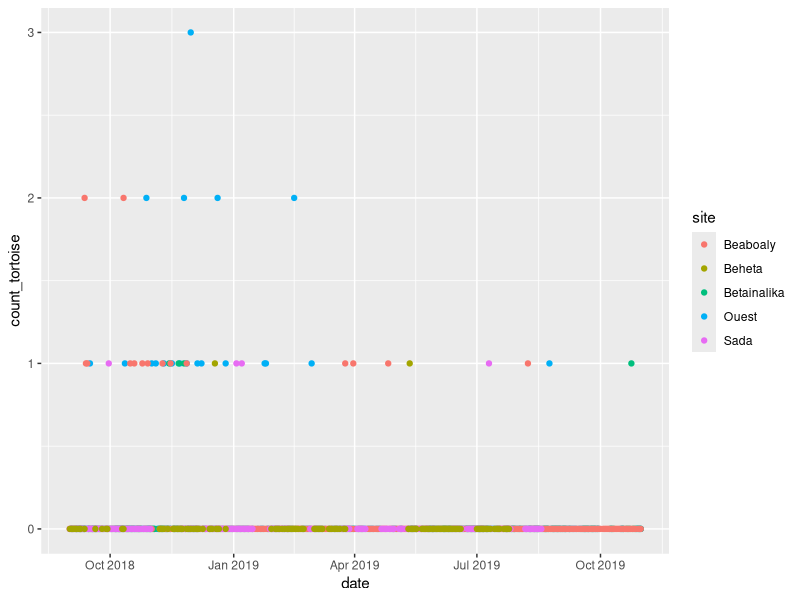
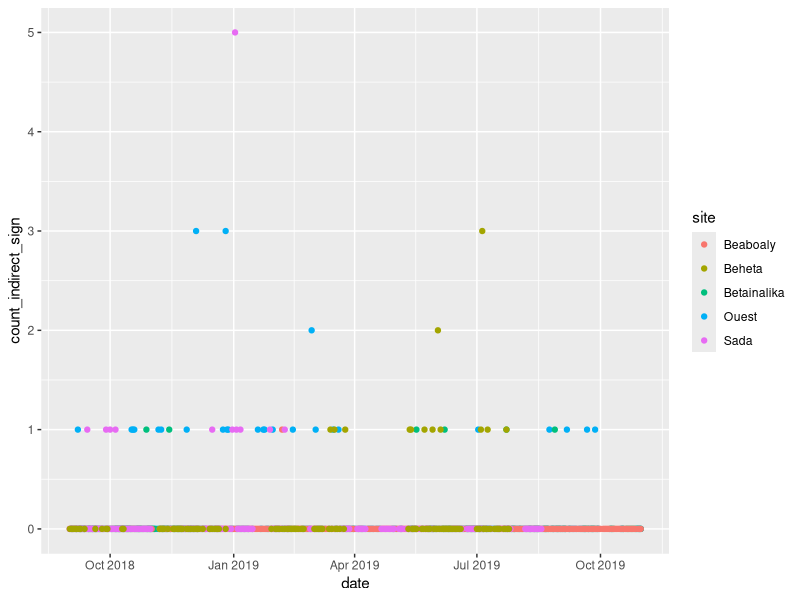
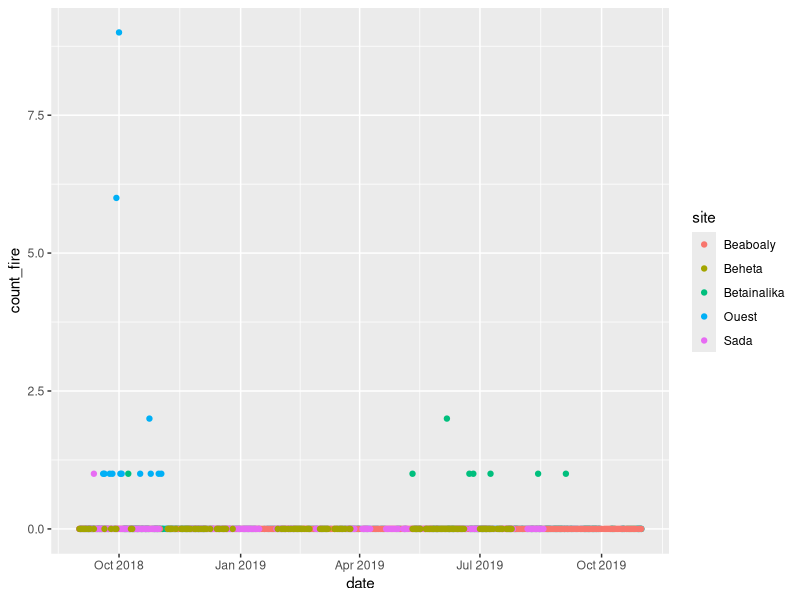
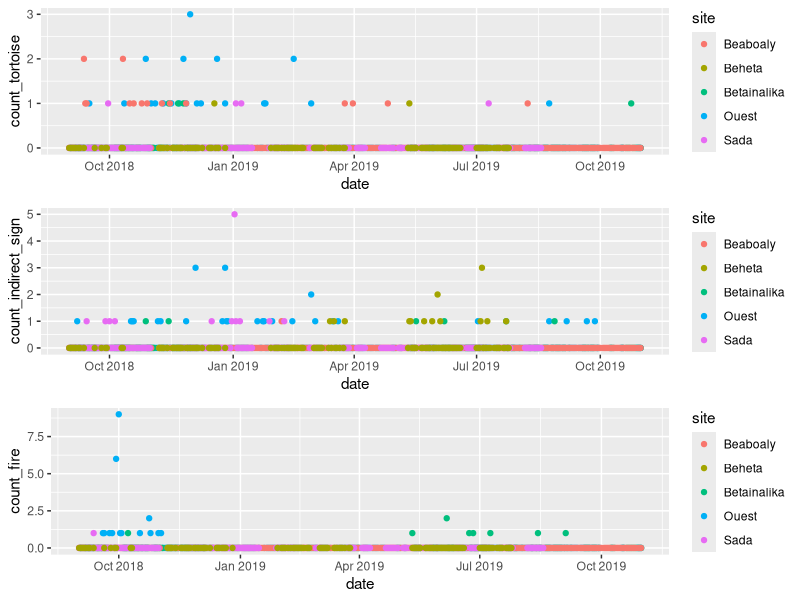
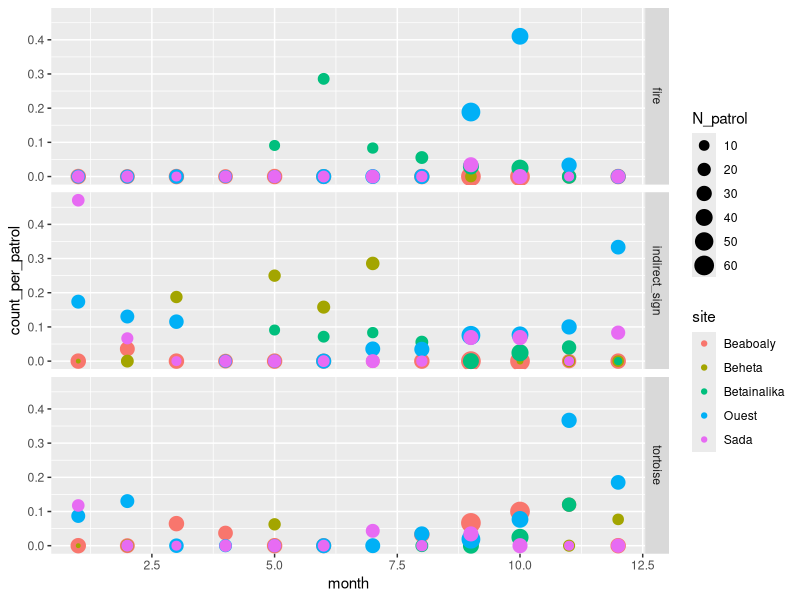
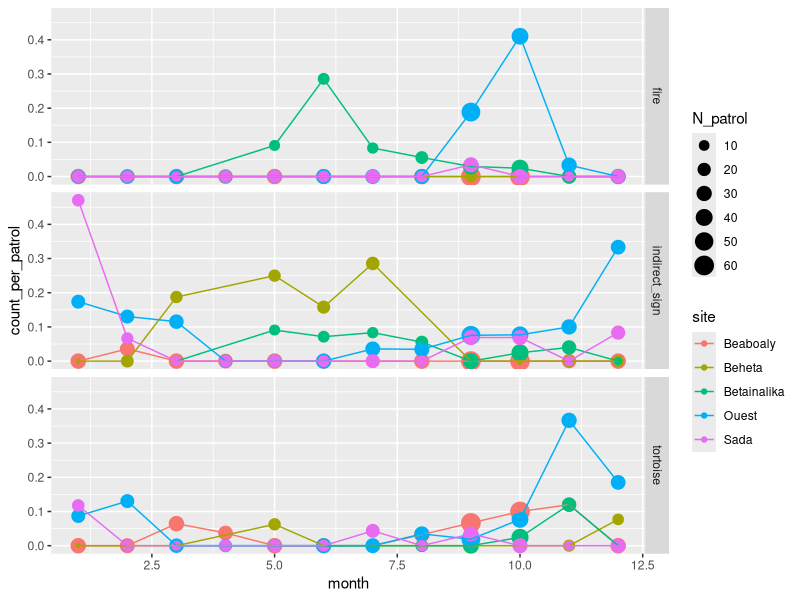
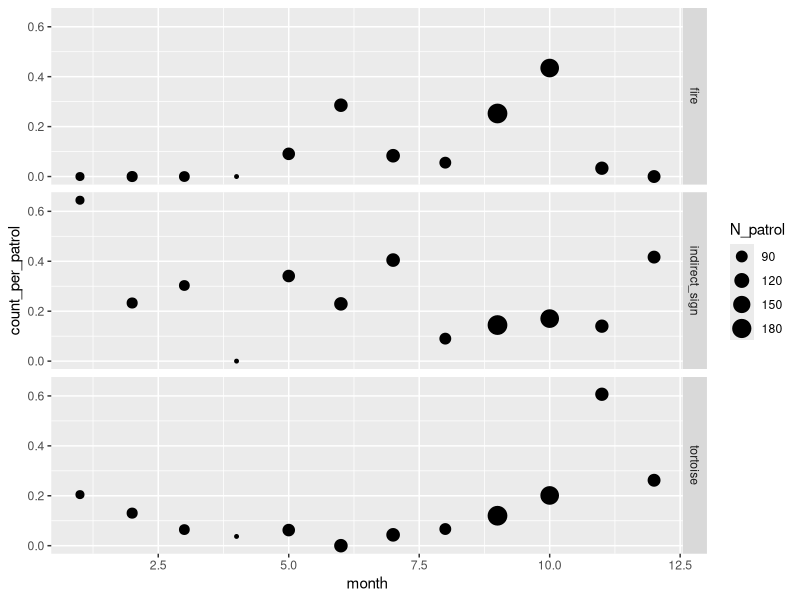
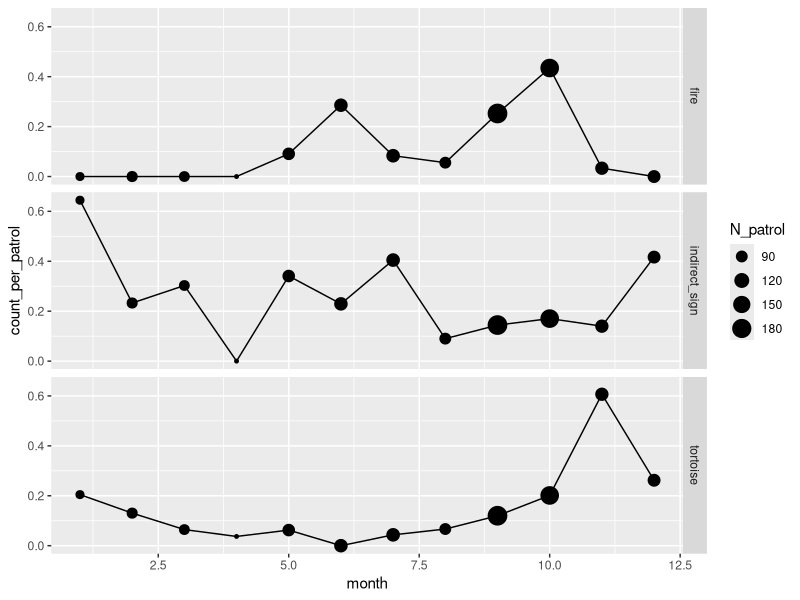

The R script that drew these images, in order:
#remove any background in your environment
rm(list=ls())

#load a few helpful packages
library(ggplot2)
library(cowplot)
library(plyr)
library(dplyr)
library(lubridate)
library(mgcv)

#check wd is this folder
getwd()

#load data
dat <- read.csv(file = "E2M2_angonoka_pressure_fire_05 01 2020.csv", header = T, stringsAsFactors = F)
#look at data
head(dat)

#rename columns
names(dat) <- c("site", "date", "number_patrollers", "count_tortoise", "count_indirect_sign", "count_fire")

#look again
head(dat)

#rename sites with spaces
unique(dat$site)
dat$site[dat$site=="Bloc de l'ouest"] <- "Ouest"


#replace NAs with 0
dat$count_tortoise[is.na(dat$count_tortoise)] = 0
dat$count_indirect_sign[is.na(dat$count_indirect_sign)] = 0
dat$count_fire[is.na(dat$count_fire)] = 0

#reformat date to default in R
dat$date = as.Date(dat$date, format = "%d/%m/%Y")


################################################################################################################################
################################################################################################################################
#first, look at data and plot it seasonally

#tortoise
p1 <- ggplot(data=dat) + geom_point(aes(x=date, y=count_tortoise, color=site))
print(p1)
#most observations appear to be 1 or 2 tortoises

#indirect sign
p2 <- ggplot(data=dat) + geom_point(aes(x=date, y=count_indirect_sign, color=site))
print(p2)

#fire
p3 <- ggplot(data=dat) + geom_point(aes(x=date, y=count_fire, color=site))
print(p3)

#plot together
cowplot::plot_grid(p1,p2,p3, nrow=3)
#not particularly informative

#calculate the mean number of tortoises/indirect sign/fire/per patrol per month per site
#first, add a month column
dat$month = month(dat$date)
head(dat)
sum.dat <- ddply(dat, .(site, month), summarize, mean_tortoise =mean(count_tortoise), mean_sign = mean(count_indirect_sign), mean_fire=mean(count_fire), N_patrol = length(unique(date)))
head(sum.dat)

#make your data so that you can facet by count
tort.dat <- dplyr::select(sum.dat, -(mean_sign), -(mean_fire))
tort.dat$type = "tortoise"

sign.dat <- dplyr::select(sum.dat, -(mean_tortoise), -(mean_fire))
sign.dat$type = "indirect_sign"

fire.dat <- dplyr::select(sum.dat, -(mean_tortoise), -(mean_sign))
fire.dat$type = "fire"

#synchronize names
names(tort.dat) <- names(sign.dat) <- names(fire.dat) <- c("site", "month", "count_per_patrol", "N_patrol", "type")

#and bind
sum.dat.long <- rbind(tort.dat, sign.dat, fire.dat)

head(sum.dat.long)

#and redo the same plots as above - but faceted
# also make the point size correspond to the sample size (number of patrols)
p4 <- ggplot(data=sum.dat.long) + geom_point(aes(x=month, y=count_per_patrol, color=site, size = N_patrol)) + facet_grid(type~.)
print(p4)
#add lines
p5 <- p4 + geom_line(aes(x=month, y=count_per_patrol, color=site))
print(p5)

#try aggregrating across all sites
tot.sum <- ddply(sum.dat.long, .(month, type), summarize, count_per_patrol = sum(count_per_patrol), N_patrol=sum(N_patrol))
head(tot.sum)

#and plot
p6 <- ggplot(data=tot.sum) + geom_point(aes(x=month, y=count_per_patrol, size = N_patrol)) + facet_grid(type~.)
print(p6)

#add a line
p7 <- p6 + geom_line(aes(x=month, y=count_per_patrol))
print(p7)
#much easier to visualize! probably best to use the aggregated data

#edit the axes
p8 <- p7 + ylab("count per patrol") + 
      scale_x_discrete(limits=c(1,2,3,4,5,6,7,8,9,10,11,12), labels = c("Jan", "Feb", "Mar", "Apr", "May", "Jun", "Jul", "Aug", "Sept", "Oct", "Nov", "Dec")) +
      theme_bw() + theme(panel.grid = element_blank(), axis.title.x = element_blank())
print(p8)

#save this plot - will save autmoatically to your working directory
ggsave(file = "Liantsoa_cumulative_plot.pdf",
       units="mm",  
       width=40, 
       height=50, 
       scale=3, 
       dpi=300)



################################################################################################################################
################################################################################################################################
#now do some statistics to look across your predictors and tortoise responses


#because you had many patrols in which you saw nothing (no tortoise and no human sign),
#these patrols don't tell you anything about your actual question:
#Do human pressures (indirect and fire) negatively correlate with tortoise abundance?

#so let's subset the data to just include those rows where we have something in the relationship--
#either some human sign or some tortoise presence or both
#make a column to mark those rows with no information that you would like to remove
dat$rm = 0
dat$rm[dat$count_indirect_sign==0 & dat$count_fire==0 & dat$count_tortoise ==0] <- 1

sub.dat = subset(dat, rm !=1) #115 patrols where you saw something (either tortoise or
#huma or both)
sub.dat<- dplyr::select(sub.dat, -(rm)) #remove the marking column

#first, plot tortoise counts against your anthropogenic predictors:
# jitter the data points so you can see them on top of one another
p9 <- ggplot(data=sub.dat) + geom_jitter(aes(x=count_indirect_sign, y=count_tortoise, color=site), height = .1, width=.2, size=3) 
print(p9)
p10 <- ggplot(data=sub.dat) + geom_jitter(aes(x=count_fire, y=count_tortoise, color=site), height = .1, width=.2, size=3) 
print(p10)

#save p9
print(p9)
ggsave(file = "Liantsoa_tortoise_by_sign_plot.pdf",
       units="mm",  
       width=40, 
       height=35, 
       scale=3, 
       dpi=300)

#it looks like ther eis a negative correlation between both fire abundance and indirect sign
# and tortoise sightings.
#let's test it statistically

#check that site is a factor and month and all your counts are numeric
sub.dat$site = as.factor(sub.dat$site)
sub.dat$count_fire
sub.dat$count_indirect_sign
sub.dat$count_tortoise
sub.dat$month

#we'll use a gam model to test the relationship between tortoise counts and anthropogenic
#pressure counts (both fire and indirect), controlling for seasonality (month) across each
#site. we include number of patrollers as a variable in case we see more tortoises because 
#thereare more people on a patrol
gam1 <- gam(count_tortoise~count_indirect_sign + count_fire + number_patrollers + s(month, by=site) , data = sub.dat)
AIC(gam1) #186.76

# now drop the least signifcant term and refit
#drop the insignificant fixed predictor of number_patrollers
gam2 <- gam(count_tortoise~count_indirect_sign + count_fire + s(month, by=site) , data = sub.dat)
summary(gam2) #all terms now significant. 
#there is a signifcant seasonality for three sites,
#as well as a significant negative relationship between both indirect sign and fire
#and tortoise observations


